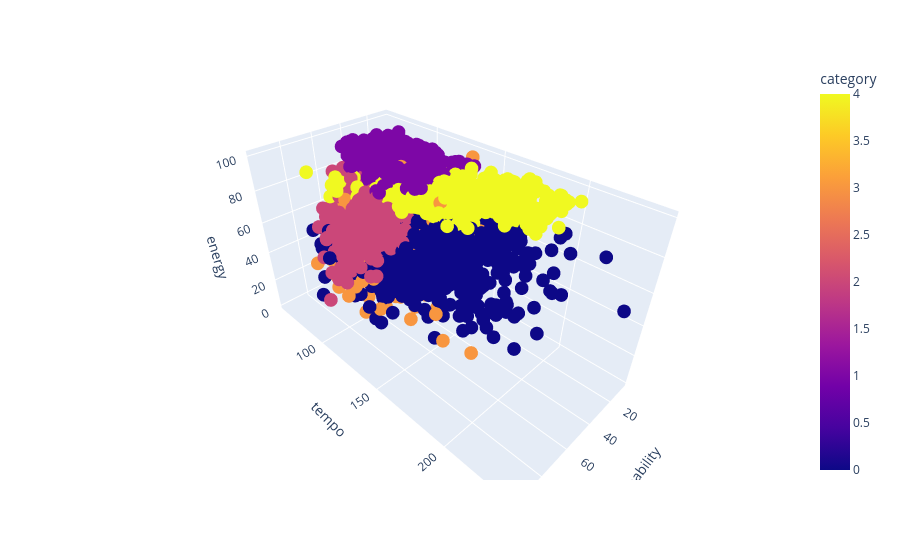

The cell this chart's notebook holds for it:
### Code cell
fig = px.scatter_3d(
    data,
    x="danceability",
    y="tempo",
    z="energy",
    color="category"
)

fig.show()

### Figure 1 — Plotly figure (JSON) as saved in the notebook; plotly's stock layout.template omitted (floating-point values rounded to 4 significant figures; data arrays with more than 128 entries replaced by an {"elided": "..."} marker saying what was removed)
{"data": [{"hovertemplate": "danceability=%{x}<br>tempo=%{y}<br>energy=%{z}<br>category=%{marker.color}<extra></extra>", "legendgroup": "", "marker": {"color": {"elided": "3090 int values"}, "coloraxis": "coloraxis", "symbol": "circle"}, "mode": "markers", "name": "", "scene": "scene", "showlegend": false, "x": {"elided": "3090 float values"}, "y": {"elided": "3090 float values"}, "z": {"elided": "3090 float values"}, "type": "scatter3d"}], "layout": {"scene": {"domain": {"x": [0.0, 1.0], "y": [0.0, 1.0]}, "xaxis": {"title": {"text": "danceability"}}, "yaxis": {"title": {"text": "tempo"}}, "zaxis": {"title": {"text": "energy"}}}, "coloraxis": {"colorbar": {"title": {"text": "category"}}, "colorscale": [[0.0, "#0d0887"], [0.1111, "#46039f"], [0.2222, "#7201a8"], [0.3333, "#9c179e"], [0.4444, "#bd3786"], [0.5556, "#d8576b"], [0.6667, "#ed7953"], [0.7778, "#fb9f3a"], [0.8889, "#fdca26"], [1.0, "#f0f921"]]}, "legend": {"tracegroupgap": 0}, "margin": {"t": 60}}}
